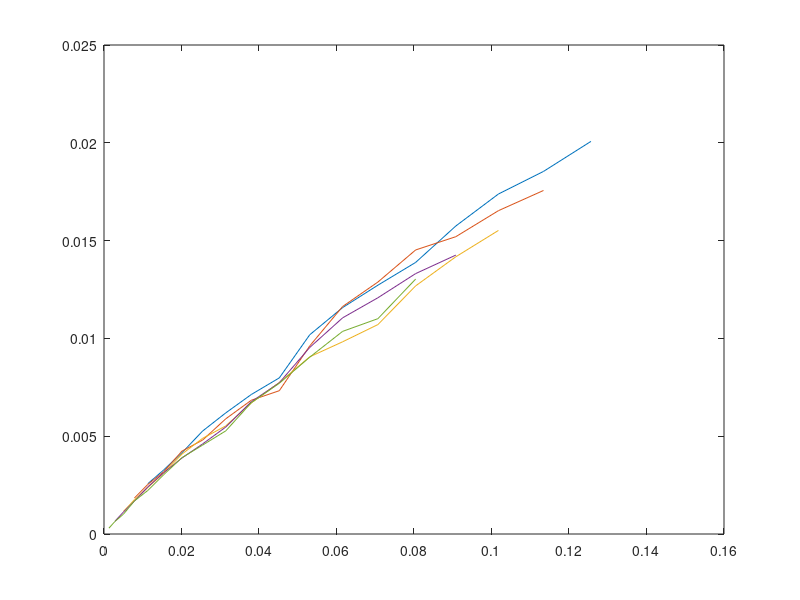

The MATLAB source for this figure:
P_H = [	0.002572,
		0.003272,
		0.004152,
		0.005264,
		0.006191,
		0.007132,
		0.007981,
		0.010185,
		0.011575,
		0.012721,
		0.013885,
		0.015747,
		0.017382,
		0.018536,
		0.020072];
P_H2 = [0.001842,
		0.002535,
		0.003183,
		0.004235,
		0.004802,
		0.005888,
		0.006839,
		0.007326,
		0.009616,
		0.011630,
		0.012882,
		0.014522,
		0.015200,
		0.016530,
		0.017562];
P_H3 = [0.001158,
		0.001753,
		0.002379,
		0.003115,
		0.004085,
		0.004890,
		0.005525,
		0.006702,
		0.007741,
		0.009058,
		0.009826,
		0.010707,
		0.012685,
		0.014173,
		0.015519];
P_H4 = [0.000651,
		0.001127,
		0.001679,
		0.002407,
		0.003134,
		0.003882,
		0.004604,
		0.005468,
		0.006760,
		0.007733,
		0.009537,
		0.011051,
		0.012078,
		0.013313,
		0.014259];	
P_H5 = [0.000296,
		0.000642,
		0.001016,
		0.001691,
		0.002227,
		0.003029,
		0.003904,
		0.004545,
		0.005271,
		0.006713,
		0.007706,
		0.009041,
		0.010359,
		0.011009,
		0.013033];

for i=0:14
	% these are actually p's:
	r (i+1) = pi*(0.06+i*0.01)^2;
	r2(i+1) = pi*(0.05+i*0.01)^2;
	r3(i+1) = pi*(0.04+i*0.01)^2;
	r4(i+1) = pi*(0.03+i*0.01)^2;
	r5(i+1) = pi*(0.02+i*0.01)^2;	
	% these are rightly r's:
	%r (i+1) = (0.06+i*0.01);
	%r2(i+1) = (0.05+i*0.01);
	%r3(i+1) = (0.04+i*0.01);
	%r4(i+1) = (0.03+i*0.01);
	%r5(i+1) = (0.02+i*0.01);
end;

plot(r,P_H);
hold all;
plot(r2,P_H2);
hold all;
plot(r3,P_H3);
hold all;
plot(r4,P_H4);
hold all;
plot(r5,P_H5);
